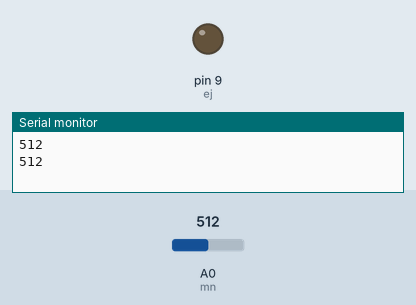
Bench run of a sketch on a simulated Arduino Uno, built with avr-gcc and run on an emulated ATmega328P. Parts: output pins drawn as LEDs (lit = HIGH), the last lines printed to the serial monitor. The test bench sets the inputs (shaded band); at power-on: A0 (mn) = 512.

Above: at 1.8 s.
1.9 s: A0 (mn) set to 108
3.4 s: A0 (mn) set to 94
At 4.8 s:
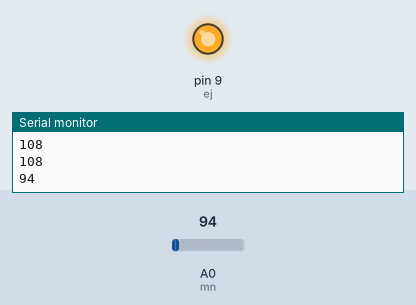
5.5 s: A0 (mn) set to 110
At 6.4 s:
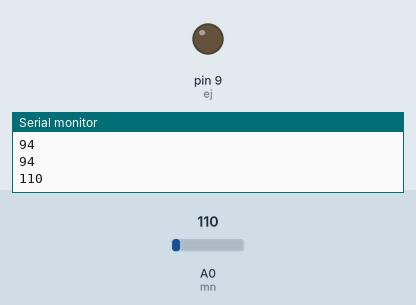
7.5 s: A0 (mn) set to 90
At 9.1 s:
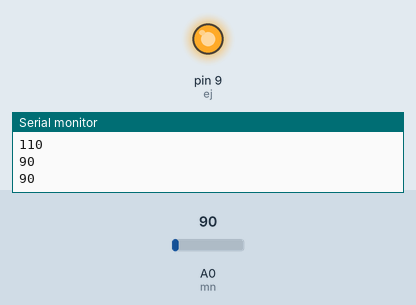
Timing chart, 0 to 10.5 s (numbered marks = the images above; inputs shaded):
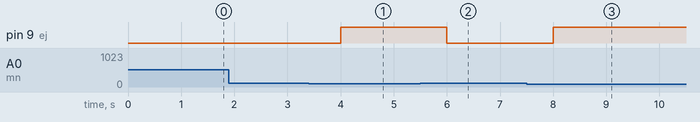

The sketch:

____.ino.ino
```cpp
int mn=A0;
int ej=9;
int gm=0;
void setup(){
Serial.begin(9600);
  pinMode(ej,OUTPUT);
}

void loop(){

gm=analogRead(mn);
Serial.println(gm);
if(gm<100){
  digitalWrite(ej,HIGH);
}else{
  digitalWrite(ej,LOW);
  }

  delay(1000);

}
```

Measured:
- the behaviour switches between 100 and 99 on A0 (mn) (found by bisection; images 0 and 1)
- after the input at 3.4 s, pin 9 (ej): LOW → HIGH after 0.60 s
- after the input at 5.5 s, pin 9 (ej): HIGH → LOW after 0.50 s
- after the input at 7.5 s, pin 9 (ej): LOW → HIGH after 0.50 s
